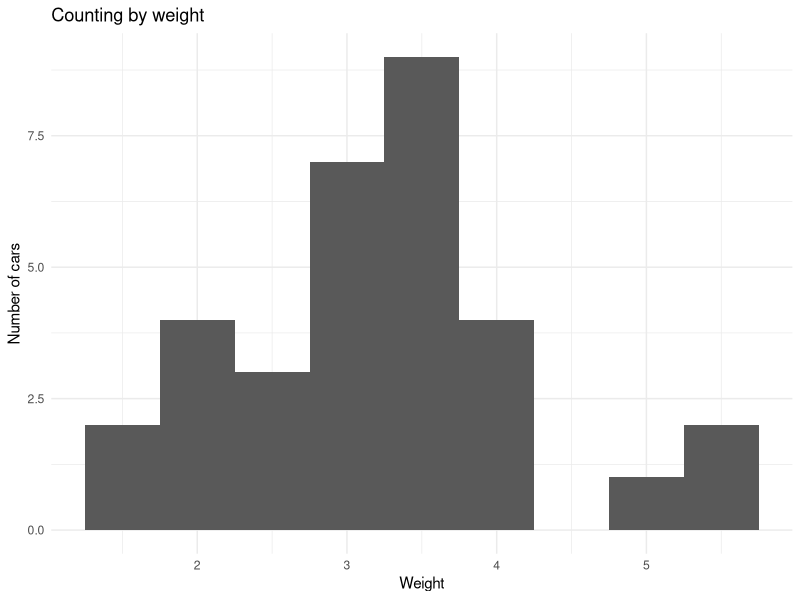
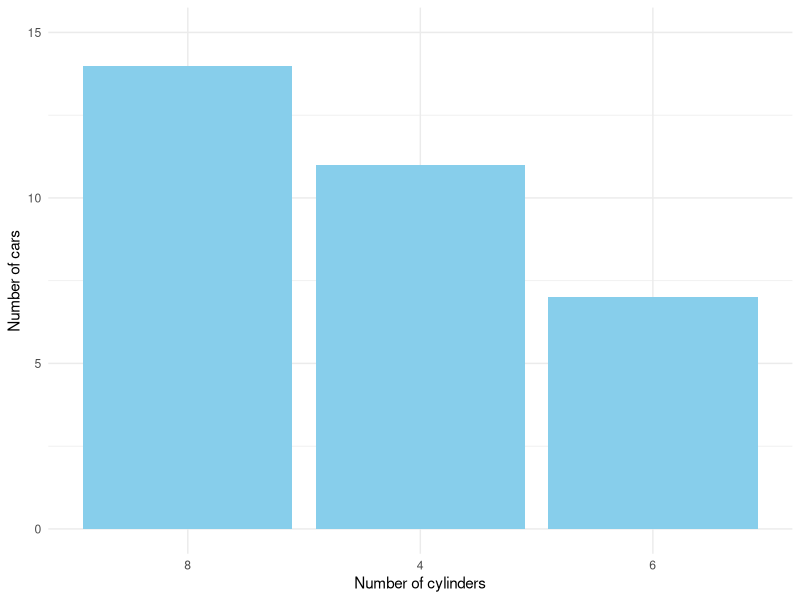
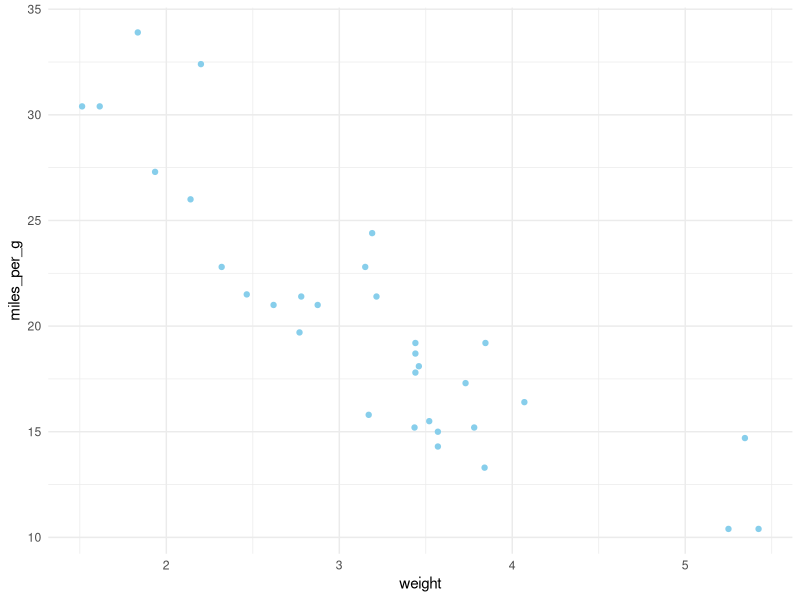
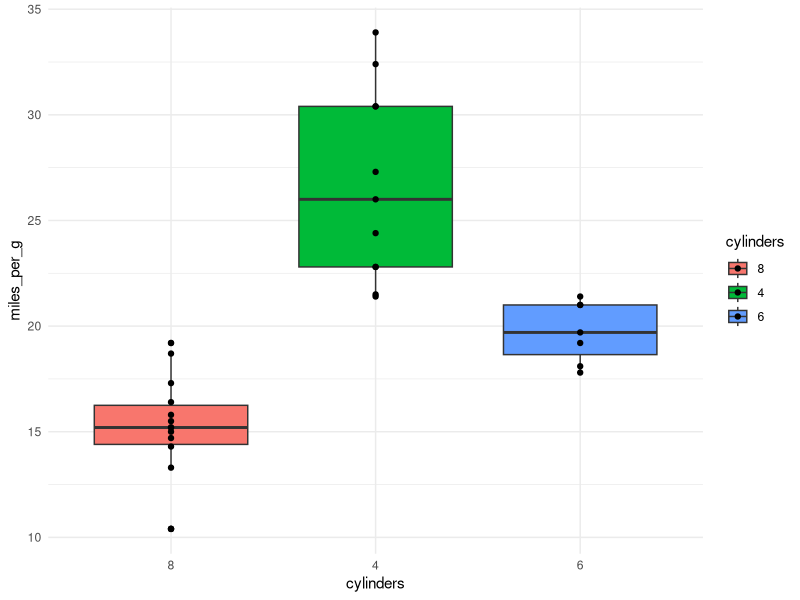
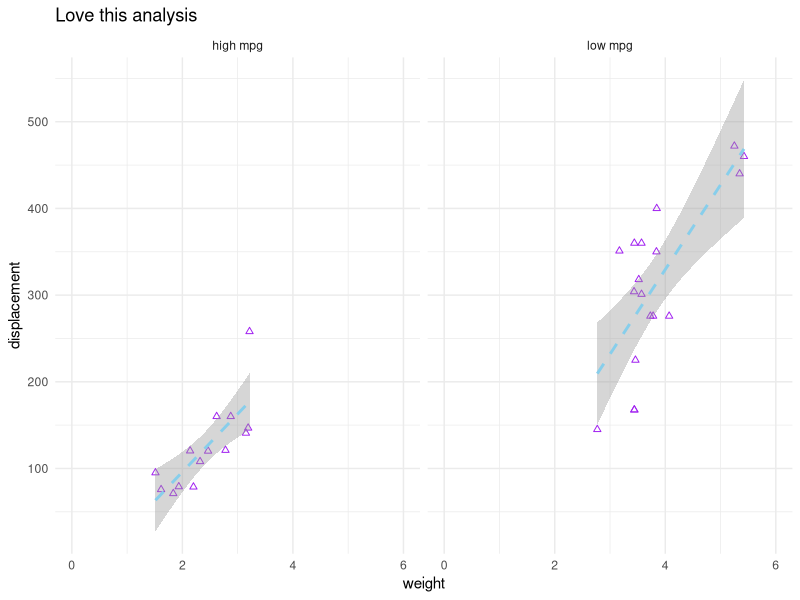
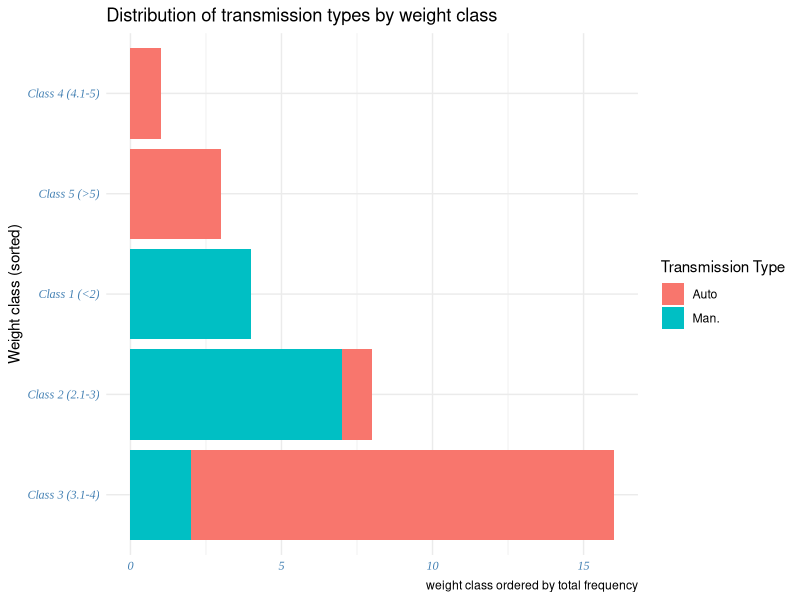

Recreate these plots in R, in order.
## ---- chunk 1

#| label: libraries-seed

library(tidyverse)
set.seed(123)
## ---- chunk 2

#| label: inspect-mtcars

## Look at the structure and first few rows of the mtcars dataset
str(mtcars)
head(mtcars)
view(mtcars)
?mtcars
## ---- chunk 3

#| label: prepare-mtcars

## Prepare the mtcars dataset for visualization

## Assign your wrangled data to a new object `mtcars.viz` so you have access 
## to the original if needed
mtcars.viz <- as_tibble(mtcars)

#mtcars.viz <- mtcars %>%
  # Optionally, rename variables for clarity
mtcars.viz %>% rename (miles_per_g = mpg,
                       cylinders = cyl,
                       displacement = disp,
                       horsepower = hp,
                       rear_axle_ratio = drat,
                       weight = wt,
                       mile_time = qsec,
                       engine = vs,
                       transmission = am)

  # Change data types as needed
  # Optionally, rename factor levels for clarity as needed
mtcars.viz <- mtcars.viz %>% rename (miles_per_g = mpg,
                       cylinders = cyl,
                       displacement = disp,
                       horsepower = hp,
                       rear_axle_ratio = drat,
                       weight = wt,
                       mile_time = qsec,
                       engine = vs,
                       transmission = am) %>%
  mutate (engine = as.factor (engine),
          transmission = as.factor(transmission))
## ---- chunk 4

#| label: plot1-histogram

mtcars.viz %>%
  ggplot (aes (x = weight)) + 
  geom_histogram (binwidth = 0.5) +
  theme_minimal() +
  labs (title = "Counting by weight", x = "Weight", y = "Number of cars")

## ---- chunk 5

#| label: plot2-barplot
#I used forcats here!
mtcars.viz %>% 
  mutate (cylinders = as.factor (cylinders)) %>%
  mutate (cylinders = fct_relevel (cylinders, c("8", "4", "6"))) %>%
  ggplot (aes (x = cylinders)) +
  geom_bar(fill = "skyblue") +
  ylim (c(0,15)) +
  theme_minimal() +
  labs (x = "Number of cylinders", y = "Number of cars")


## ---- chunk 6

#| label: plot3-scatterplot

mtcars.viz %>% 
  ggplot (aes (x = weight, y = miles_per_g)) +
  geom_point(color = "skyblue") +
  theme_minimal()

## ---- chunk 7

#| label: plot4-boxplot

mtcars.viz %>% 
  mutate (cylinders = as.factor (cylinders)) %>%
  mutate (cylinders = fct_relevel (cylinders, c("8", "4", "6"))) %>% 
  ggplot (aes (x = cylinders, y = miles_per_g, fill = cylinders)) +
  geom_boxplot() +
  geom_point() +
  theme_minimal ()
## ---- chunk 8

#| label: plot5-faceted-scatterplot

library (grid)

mtcars.viz %>%
  mutate (low_high_mpg = ifelse(miles_per_g > mean(miles_per_g), "high mpg", "low mpg")) %>%
  ggplot (aes (x = weight, y = displacement)) +
  geom_point(color = "purple", shape = 2) +
  facet_wrap(~ low_high_mpg) +
  geom_smooth (method = "lm", se = TRUE, color = "skyblue", linetype = "dashed") +
  theme_minimal() +
  xlim (c(0, 6)) +
  labs (title = "Love this analysis") 
  
#I don't know how to add the title on the top left & bottom right corners. The following lines don't work:
#+
#  annotation_custom(
 #   grob = textGrob("Explanation: The boxplots show distribution of highway mileage.", 
  #                  gp = gpar(fontsize = 8, col = "black")),
   # xmin = Inf, xmax = Inf, ymin = -Inf, ymax = -Inf)
## ---- chunk 9

#| label: plot6-stacked-barplot
library(tidyverse)
view (mtcars.viz)
mtcars.viz %>% mutate (auto_or_man = ifelse (transmission == "1", "Man.", "Auto"))

#Attempt 1: to output five classes (didn't work)
Class_output <- function (weight) {
  if (weight < 2) {class <- "Class 1"}
  else if (weight >= 2.1 && weight <= 3) {class <- "Class 2"}
  else if (weight >= 3.1 && weight <= 4) {class <- "Class 3"}
  else if (weight >= 4.1 && weight <= 5) {class <- "Class 4"}
  else if (weight > 5) {class <- "Class 5"}
  print (class)
} 
?mtcars

#Attempt 2 using case_when worked!
#I used forcats here!
mtcars.viz %>% mutate (auto_or_man = fct_recode(transmission, "Man." = "1", "Auto" = "0")) %>%
  mutate (weight = case_when (
  weight < 2 ~ "Class 1 (<2)",
  weight >=2 & weight <= 3 ~ "Class 2 (2.1-3)",
  weight >=3 & weight <= 4 ~ "Class 3 (3.1-4)",
  weight >=4 & weight <= 5 ~ "Class 4 (4.1-5)",
  weight >5 ~ "Class 5 (>5)"
)) %>% 
  mutate(weight = factor(weight, levels = names(sort(table(weight), decreasing = TRUE)))) %>%
  ggplot (aes (x = weight, fill = auto_or_man)) +
  geom_bar () +
  coord_flip () + 
  theme_minimal() +
  guides(fill = guide_legend(title = "Transmission Type")) +
  labs (caption = "weight class ordered by total frequency",
        x = "Weight class (sorted)",
        title = "Distribution of transmission types by weight class") +
  theme(axis.title.x = element_blank (),
        axis.text = element_text(colour = "steelblue", face = "italic",
family = "Times New Roman"))

## ---- chunk 10

#| label: optional-plot-1

## Your code here

